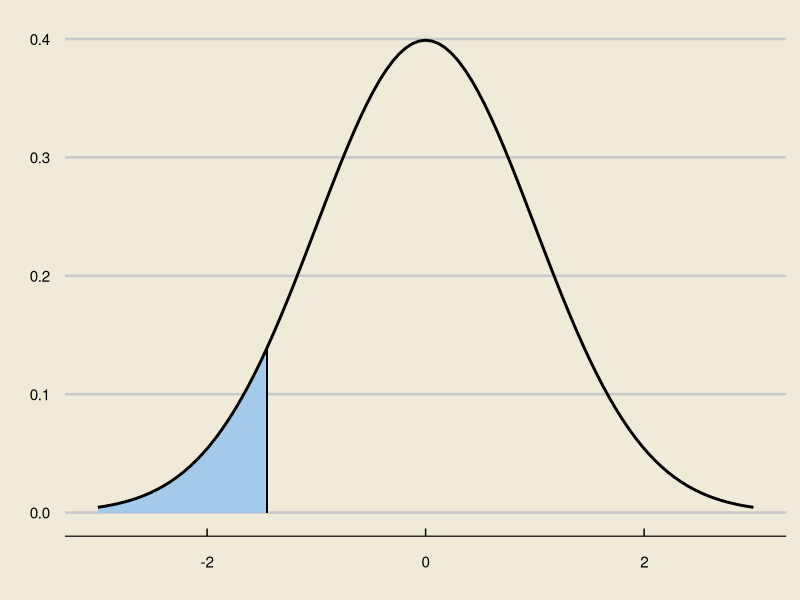
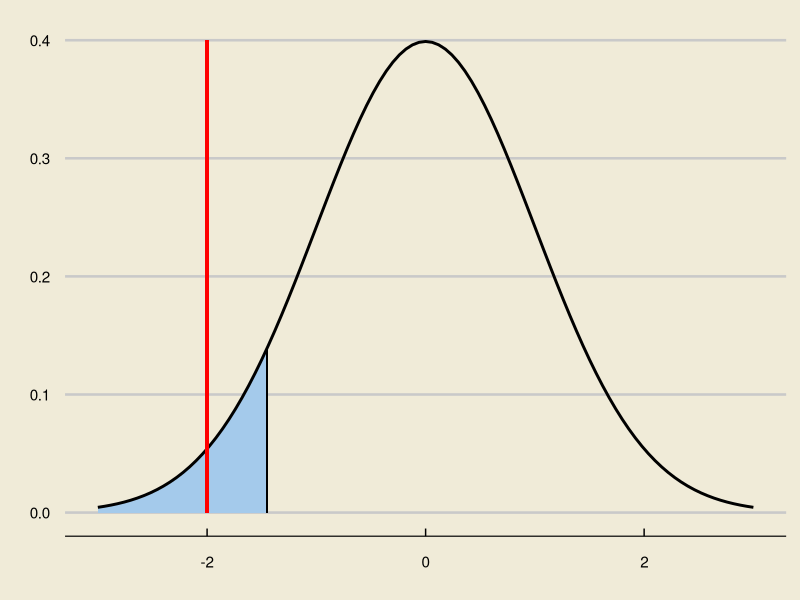
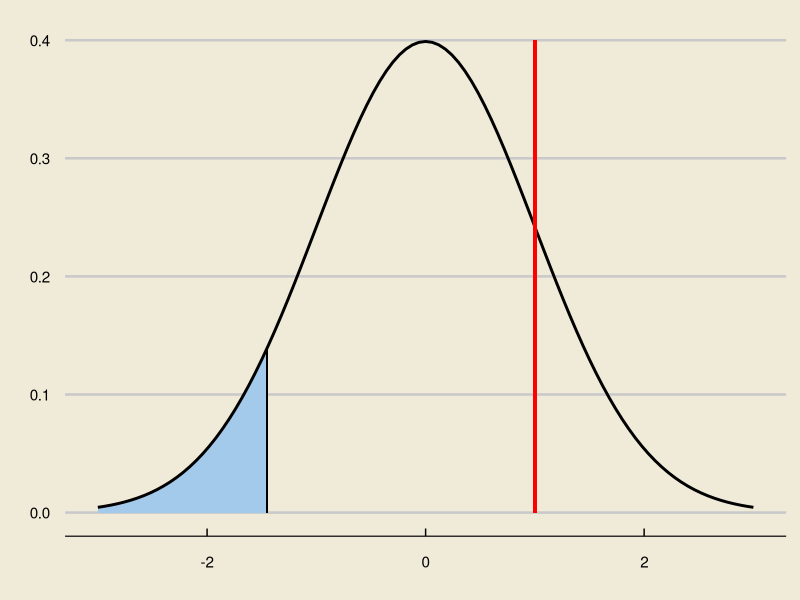
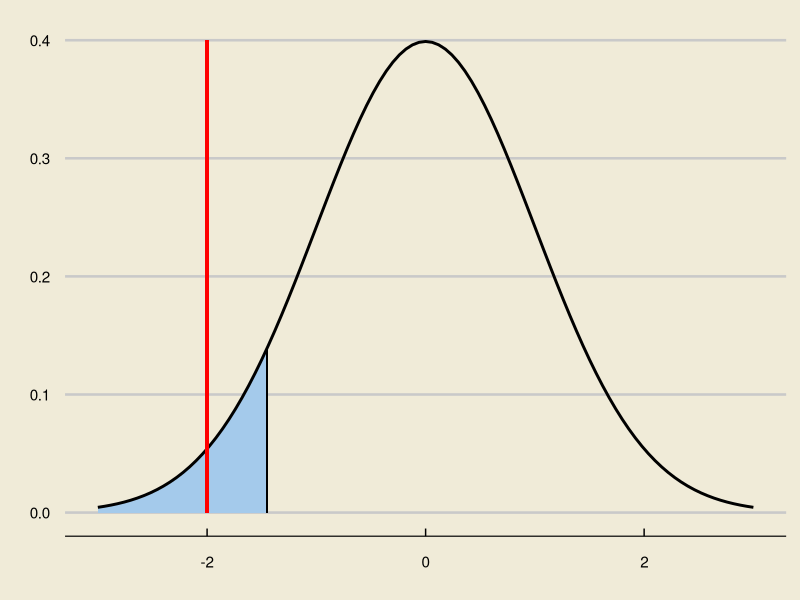
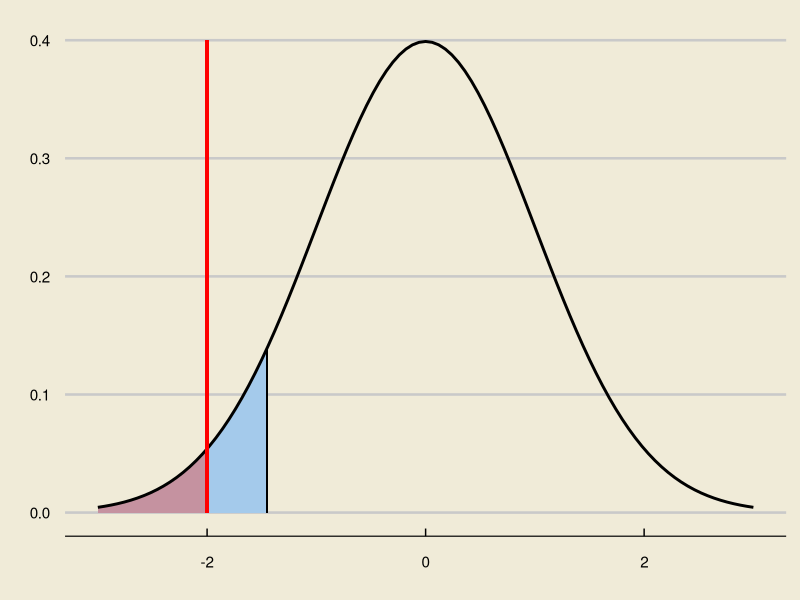
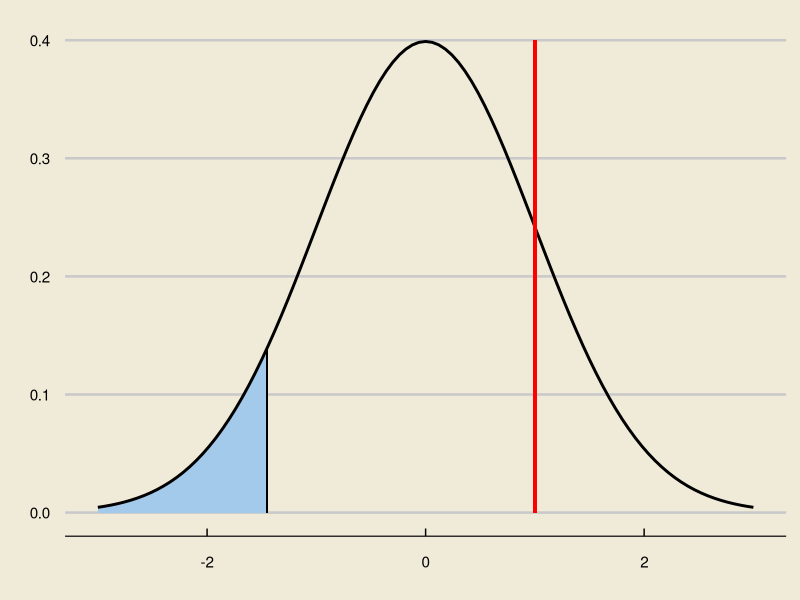
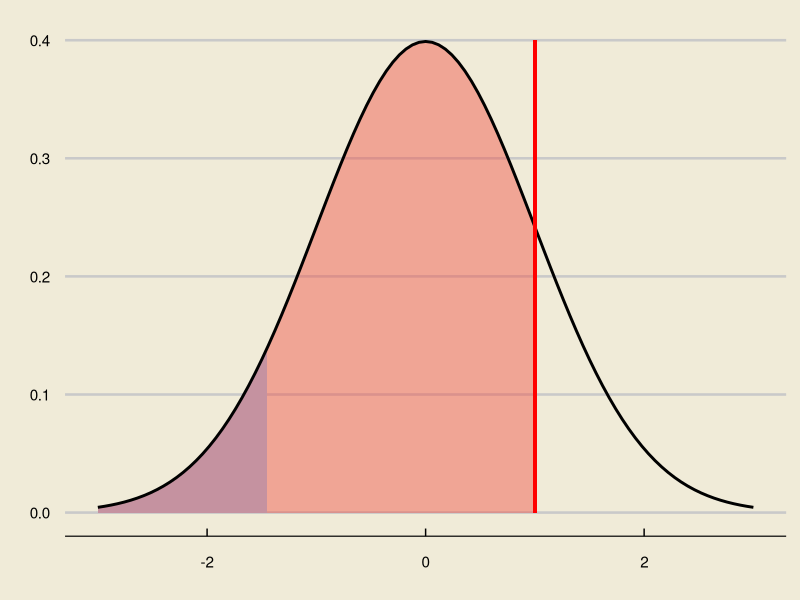
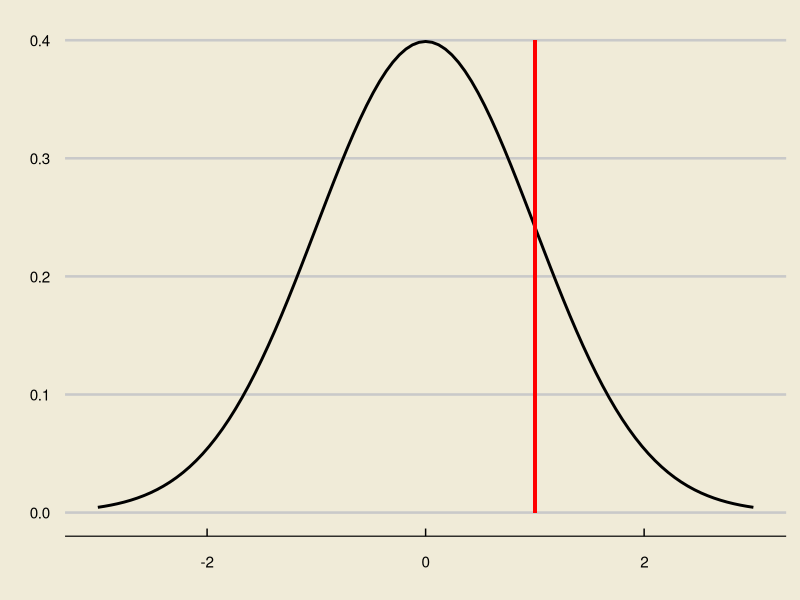

The R source for these figures, in order:
## ---- chunk 1
library(tidyverse)
library(ggthemes)
## ---- chunk 2
#| echo: False

x <- seq(-3, 3, by = 0.1)
data.frame(x) %>% ggplot(aes(x = x)) +
  stat_function(fun = dnorm,
                args = list(0, 1),
                xlim = c(-3, -1.45),
                geom = "area",
                fill = "#a4caeb") +
  stat_function(fun = dnorm,
                args = list(0, 1),
                linewidth = 1) +
  geom_segment(
    aes(
      x = -1.45,
      xend = -1.45,
      y = 0,
      yend = dnorm(-1.45)
    )) +
  theme_economist_white() +
  theme(
    panel.background = element_rect("#f0ebd8"),
    plot.background = element_rect(fill = "#f0ebd8")
  ) +
  xlab("") +
  ylab("") 
## ---- chunk 3
#| echo: False

x <- seq(-3, 3, by = 0.1)
data.frame(x) %>% ggplot(aes(x = x)) +
  stat_function(fun = dnorm,
                args = list(0, 1),
                xlim = c(-3, -1.45),
                geom = "area",
                fill = "#a4caeb") +
  stat_function(fun = dnorm,
                args = list(0, 1),
                linewidth = 1) +
  geom_segment(
    aes(
      x = -1.45,
      xend = -1.45,
      y = 0,
      yend = dnorm(-1.45)
    )) +
  geom_segment(
    aes(
      x = -2,
      xend = -2,
      y = 0,
      yend = 0.4
    ),
    col = "red",
    linewidth = 1) +
  theme_economist_white() +
  theme(
    panel.background = element_rect("#f0ebd8"),
    plot.background = element_rect(fill = "#f0ebd8")
  ) +
  xlab("") +
  ylab("") 
## ---- chunk 4
#| echo: False

x <- seq(-3, 3, by = 0.1)
data.frame(x) %>% ggplot(aes(x = x)) +
  stat_function(fun = dnorm,
                args = list(0, 1),
                xlim = c(-3, -1.45),
                geom = "area",
                fill = "#a4caeb") +
  stat_function(fun = dnorm,
                args = list(0, 1),
                linewidth = 1) +
  geom_segment(
    aes(
      x = -1.45,
      xend = -1.45,
      y = 0,
      yend = dnorm(-1.45)
    )) +
  geom_segment(
    aes(
      x = 1,
      xend = 1,
      y = 0,
      yend = 0.4
    ),
    col = "red",
    linewidth = 1) +
  theme_economist_white() +
  theme(
    panel.background = element_rect("#f0ebd8"),
    plot.background = element_rect(fill = "#f0ebd8")
  ) +
  xlab("") +
  ylab("") 
## ---- chunk 5
#| echo: False

x <- seq(-3, 3, by = 0.1)
data.frame(x) %>% ggplot(aes(x = x)) +
  stat_function(fun = dnorm,
                args = list(0, 1),
                xlim = c(-3, -1.45),
                geom = "area",
                fill = "#a4caeb") +
  stat_function(fun = dnorm,
                args = list(0, 1),
                linewidth = 1) +
  geom_segment(
    aes(
      x = -1.45,
      xend = -1.45,
      y = 0,
      yend = dnorm(-1.45)
    )) +
  geom_segment(
    aes(
      x = -2,
      xend = -2,
      y = 0,
      yend = 0.4
    ),
    col = "red",
    linewidth = 1) +
  theme_economist_white() +
  theme(
    panel.background = element_rect("#f0ebd8"),
    plot.background = element_rect(fill = "#f0ebd8")
  ) +
  xlab("") +
  ylab("") 
## ---- chunk 6
#| echo: False

x <- seq(-3, 3, by = 0.1)
data.frame(x) %>% ggplot(aes(x = x)) +
  stat_function(fun = dnorm,
                args = list(0, 1),
                xlim = c(-3, -1.45),
                geom = "area",
                fill = "#a4caeb") +
  stat_function(fun = dnorm,
                args = list(0, 1),
                xlim = c(-3, -2),
                geom = "area",
                fill = "#f04a3e6f") +
  stat_function(fun = dnorm,
                args = list(0, 1),
                linewidth = 1) +
  geom_segment(
    aes(
      x = -1.45,
      xend = -1.45,
      y = 0,
      yend = dnorm(-1.45)
    )) +
  geom_segment(
    aes(
      x = -2,
      xend = -2,
      y = 0,
      yend = 0.4
    ),
    col = "red",
    linewidth = 1) +
  theme_economist_white() +
  theme(
    panel.background = element_rect("#f0ebd8"),
    plot.background = element_rect(fill = "#f0ebd8")
  ) +
  xlab("") +
  ylab("") 
## ---- chunk 7
#| echo: False

x <- seq(-3, 3, by = 0.1)
data.frame(x) %>% ggplot(aes(x = x)) +
  stat_function(fun = dnorm,
                args = list(0, 1),
                xlim = c(-3, -1.45),
                geom = "area",
                fill = "#a4caeb") +
  stat_function(fun = dnorm,
                args = list(0, 1),
                linewidth = 1) +
  geom_segment(
    aes(
      x = -1.45,
      xend = -1.45,
      y = 0,
      yend = dnorm(-1.45)
    )) +
  geom_segment(
    aes(
      x = 1,
      xend = 1,
      y = 0,
      yend = 0.4
    ),
    col = "red",
    linewidth = 1) +
  theme_economist_white() +
  theme(
    panel.background = element_rect("#f0ebd8"),
    plot.background = element_rect(fill = "#f0ebd8")
  ) +
  xlab("") +
  ylab("") 
## ---- chunk 8
#| echo: False

x <- seq(-3, 3, by = 0.1)
data.frame(x) %>% ggplot(aes(x = x)) +
  stat_function(fun = dnorm,
                args = list(0, 1),
                xlim = c(-3, -1.45),
                geom = "area",
                fill = "#a4caeb") +
  stat_function(fun = dnorm,
                args = list(0, 1),
                xlim = c(-3, 1),
                geom = "area",
                fill = "#f04a3e6f") +
  stat_function(fun = dnorm,
                args = list(0, 1),
                linewidth = 1) +
  geom_segment(
    aes(
      x = 1,
      xend = 1,
      y = 0,
      yend = dnorm(-1.45)
    )) +
  geom_segment(
    aes(
      x = 1,
      xend = 1,
      y = 0,
      yend = 0.4
    ),
    col = "red",
    linewidth = 1) +
  theme_economist_white() +
  theme(
    panel.background = element_rect("#f0ebd8"),
    plot.background = element_rect(fill = "#f0ebd8")
  ) +
  xlab("") +
  ylab("") 
## ---- chunk 9
#| echo: False

x <- seq(-3, 3, by = 0.1)
data.frame(x) %>% ggplot(aes(x = x)) +
  stat_function(fun = dnorm,
                args = list(0, 1),
                linewidth = 1) +
  geom_segment(
    aes(
      x = 1,
      xend = 1,
      y = 0,
      yend = dnorm(-1.45)
    )) +
  geom_segment(
    aes(
      x = 1,
      xend = 1,
      y = 0,
      yend = 0.4
    ),
    col = "red",
    linewidth = 1) +
  theme_economist_white() +
  theme(
    panel.background = element_rect("#f0ebd8"),
    plot.background = element_rect(fill = "#f0ebd8")
  ) +
  xlab("") +
  ylab("") 
## ---- chunk 10
#| echo: False

x <- seq(-3, 3, by = 0.1)
data.frame(x) %>% ggplot(aes(x = x)) +
  stat_function(fun = dnorm,
                args = list(0, 1),
                xlim = c(-3, 1),
                geom = "area",
                fill = "#f04a3e6f") +
  stat_function(fun = dnorm,
                args = list(0, 1),
                linewidth = 1) +
  geom_segment(
    aes(
      x = 1,
      xend = 1,
      y = 0,
      yend = dnorm(-1.45)
    )) +
  geom_segment(
    aes(
      x = 1,
      xend = 1,
      y = 0,
      yend = 0.4
    ),
    col = "red",
    linewidth = 1) +
  theme_economist_white() +
  theme(
    panel.background = element_rect("#f0ebd8"),
    plot.background = element_rect(fill = "#f0ebd8")
  ) +
  xlab("") +
  ylab("") 
## ---- chunk 11
#| echo: False

x <- seq(-3, 3, by = 0.1)
data.frame(x) %>% ggplot(aes(x = x)) +
  stat_function(fun = dnorm,
                args = list(0, 1),
                xlim = c(1, 3),
                geom = "area",
                fill = "#f04a3e6f") +
  stat_function(fun = dnorm,
                args = list(0, 1),
                linewidth = 1) +
  geom_segment(
    aes(
      x = 1,
      xend = 1,
      y = 0,
      yend = dnorm(-1.45)
    )) +
  geom_segment(
    aes(
      x = 1,
      xend = 1,
      y = 0,
      yend = 0.4
    ),
    col = "red",
    linewidth = 1) +
  theme_economist_white() +
  theme(
    panel.background = element_rect("#f0ebd8"),
    plot.background = element_rect(fill = "#f0ebd8")
  ) +
  xlab("") +
  ylab("") 
## ---- chunk 12
#| echo: False

x <- seq(-3, 3, by = 0.1)
data.frame(x) %>% ggplot(aes(x = x)) +
  stat_function(fun = dnorm,
                args = list(0, 1),
                xlim = c(-3, -1),
                geom = "area",
                fill = "#f04a3e6f") +
  stat_function(fun = dnorm,
                args = list(0, 1),
                xlim = c(1, 3),
                geom = "area",
                fill = "#f04a3e6f") +
  stat_function(fun = dnorm,
                args = list(0, 1),
                linewidth = 1) +
  geom_segment(
    aes(
      x = 1,
      xend = 1,
      y = 0,
      yend = dnorm(-1.45)
    )) +
  geom_segment(
    aes(
      x = 1,
      xend = 1,
      y = 0,
      yend = 0.4
    ),
    col = "red",
    linewidth = 1) +
  theme_economist_white() +
  theme(
    panel.background = element_rect("#f0ebd8"),
    plot.background = element_rect(fill = "#f0ebd8")
  ) +
  xlab("") +
  ylab("") 
## ---- chunk 13
#| echo: False

x <- seq(-3, 3, by = 0.1)
data.frame(x) %>% ggplot(aes(x = x)) +
  stat_function(fun = dnorm,
                args = list(0, 1),
                linewidth = 1) +
  geom_segment(
    aes(
      x = -1.86,
      xend = -1.86,
      y = 0,
      yend = 0.4
    ),
    col = "red",
    linewidth = 1) +
  theme_economist_white() +
  theme(
    panel.background = element_rect("#f0ebd8"),
    plot.background = element_rect(fill = "#f0ebd8")
  ) +
  xlab("") +
  ylab("") 
## ---- chunk 14
#| echo: False

x <- seq(-3, 3, by = 0.1)
data.frame(x) %>% ggplot(aes(x = x)) +
  stat_function(fun = dnorm,
                args = list(0, 1),
                linewidth = 1) +
  stat_function(fun = dnorm,
                args = list(0, 1),
                xlim = c(-3, -1.86),
                geom = "area",
                fill = "#f04a3e6f") +
  geom_segment(
    aes(
      x = -1.86,
      xend = -1.86,
      y = 0,
      yend = 0.4
    ),
    col = "red",
    linewidth = 1) +
  theme_economist_white() +
  theme(
    panel.background = element_rect("#f0ebd8"),
    plot.background = element_rect(fill = "#f0ebd8")
  ) +
  xlab("") +
  ylab("") 
## ---- chunk 15
#| echo: False

x <- seq(-3, 3, by = 0.1)
data.frame(x) %>% ggplot(aes(x = x)) +
  stat_function(fun = dnorm,
                args = list(0, 1),
                linewidth = 1) +
  stat_function(fun = dnorm,
                args = list(0, 1),
                xlim = c(-3, -1.86),
                geom = "area",
                fill = "#f04a3e6f") +
  stat_function(fun = dnorm,
                args = list(0, 1),
                xlim = c(1.86, 3),
                geom = "area",
                fill = "#f04a3e6f") +
  geom_segment(
    aes(
      x = -1.86,
      xend = -1.86,
      y = 0,
      yend = 0.4
    ),
    col = "red",
    linewidth = 1) +
  theme_economist_white() +
  theme(
    panel.background = element_rect("#f0ebd8"),
    plot.background = element_rect(fill = "#f0ebd8")
  ) +
  xlab("") +
  ylab("") 
## ---- chunk 16
#| echo: False

x <- seq(-4, 4, by = 0.1)
data.frame(x) %>% ggplot(aes(x = x)) +
  stat_function(fun = dt,
                args = list(39),
                linewidth = 1) +
  geom_segment(
    aes(
      x = 3.162,
      xend = 3.162,
      y = 0,
      yend = 0.4
    ),
    col = "red",
    linewidth = 1) +
  theme_economist_white() +
  theme(
    panel.background = element_rect("#f0ebd8"),
    plot.background = element_rect(fill = "#f0ebd8")
  ) +
  xlab("") +
  ylab("") 
## ---- chunk 17
#| echo: False

x <- seq(-4, 4, by = 0.1)
data.frame(x) %>% ggplot(aes(x = x)) +
  stat_function(fun = dt,
                args = list(39),
                linewidth = 1) +
  stat_function(fun = dt,
                args = list(39),
                xlim = c(-4, 3.162),
                geom = "area",
                fill = "#f04a3e6f") +
  geom_segment(
    aes(
      x = 3.162,
      xend = 3.162,
      y = 0,
      yend = 0.4
    ),
    col = "red",
    linewidth = 1) +
  theme_economist_white() +
  theme(
    panel.background = element_rect("#f0ebd8"),
    plot.background = element_rect(fill = "#f0ebd8")
  ) +
  xlab("") +
  ylab("") 
## ---- chunk 18
#| echo: False

x <- seq(-4, 4, by = 0.1)
data.frame(x) %>% ggplot(aes(x = x)) +
  stat_function(fun = dt,
                args = list(39),
                linewidth = 1) +
  stat_function(fun = dt,
                args = list(39),
                xlim = c(-4, -3.162),
                geom = "area",
                fill = "#f04a3e6f") +
  stat_function(fun = dt,
                args = list(39),
                xlim = c(3.162, 4),
                geom = "area",
                fill = "#f04a3e6f") +
  geom_segment(
    aes(
      x = 3.162,
      xend = 3.162,
      y = 0,
      yend = 0.4
    ),
    col = "red",
    linewidth = 1) +
  theme_economist_white() +
  theme(
    panel.background = element_rect("#f0ebd8"),
    plot.background = element_rect(fill = "#f0ebd8")
  ) +
  xlab("") +
  ylab("") 
